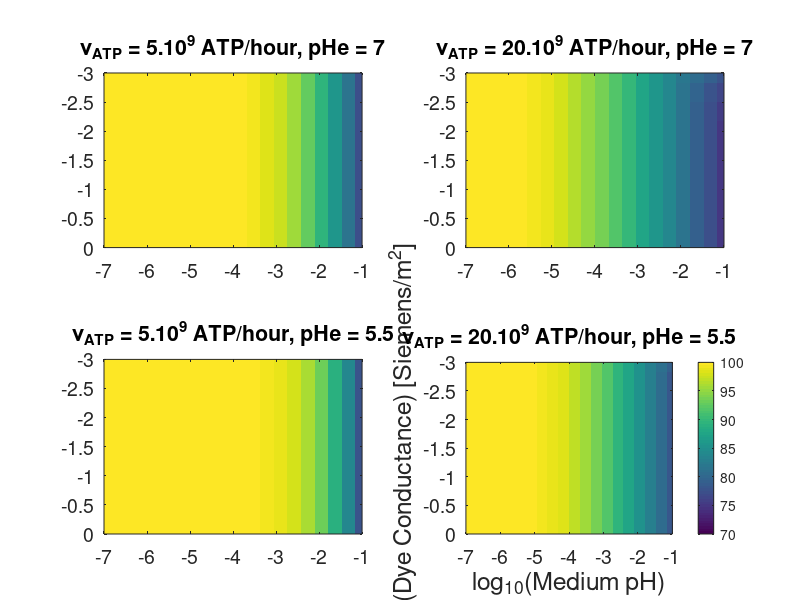

The MATLAB script that drew this image: (Note: this script raises an error after producing the figure.)
%% For a given data set generated for fixed nu_ATP and dye conductivity, plot
% Impact on Osmotic pressure (%), Impact on V_m (%) and Load time as function
% of dye conductivity and extracellular concentration

clear all

figure(1)

% subplot 1
h1 = subplot(2 , 2 , 1);
load('data/27022017_DyeData_pHe=7_nuATP=5000000000.mat')

imagesc(log10(v.Dye_e) , log10(v.g_Dye) , v.V_m' / v.V_m(1 , 1) * 100);

xlim(log10([v.Dye_e(1) , v.Dye_e(end)]))
ylim(log10([v.g_Dye(1) , v.g_Dye(end)]))
caxis([0.7 1] * 100)


title_s1 = title('\nu_{ATP} = 5.10^9 ATP/hour, pHe = 7' , 'fontsize' , 13);

set(gca , 'fontsize' , 14)

grid off

% subplot 2
h2 = subplot(2 , 2 , 2);
load('data/27022017_DyeData_pHe=7_nuATP=20000000000.mat')

imagesc(log10(v.Dye_e) , log10(v.g_Dye) , v.V_m' / v.V_m(1 , 1) * 100);

xlim(log10([v.Dye_e(1) , v.Dye_e(end)]))
ylim(log10([v.g_Dye(1) , v.g_Dye(end)]))
caxis([0.7 1] * 100)

title_s2 = title('\nu_{ATP} = 20.10^9 ATP/hour, pHe = 7' , 'fontsize' , 13);

set(gca , 'fontsize' , 14)

grid off

% subplot 3
h3 = subplot(2 , 2 , 3);
load('data/27022017_DyeData_pHe=5.500000e+00_nuATP=5000000000.mat')

imagesc(log10(v.Dye_e) , log10(v.g_Dye) , v.V_m' / v.V_m(1 , 1) * 100);

xlim(log10([v.Dye_e(1) , v.Dye_e(end)]))
ylim(log10([v.g_Dye(1) , v.g_Dye(end)]))
caxis([0.7 1] * 100)

title_s3 = title('\nu_{ATP} = 5.10^9 ATP/hour, pHe = 5.5' , 'fontsize' , 13);

set(gca , 'fontsize' , 14)

grid off

% subplot 4
h4 = subplot(2 , 2 , 4);
load('data/27022017_DyeData_pHe=5.500000e+00_nuATP=20000000000.mat');

imagesc(log10(v.Dye_e) , log10(v.g_Dye) , v.V_m' / v.V_m(1 , 1) * 100);

xlim(log10([v.Dye_e(1) , v.Dye_e(end)]))
ylim(log10([v.g_Dye(1) , v.g_Dye(end)]))
caxis([0.7 1] * 100)

title_s4 = title('\nu_{ATP} = 20.10^9 ATP/hour, pHe = 5.5' , 'fontsize' , 13);

set(gca , 'fontsize' , 14)

grid off

cbar = colorbar;

y_label = ylabel('log_{10}(Dye Conductance) [Siemens/m^2]' , 'fontsize' , 18);
x_label = xlabel('log_{10}(Medium pH)' , 'fontsize' , 18);

posx=get(x_label,'Pos');
set(x_label,'Pos',[-8 0.6 posx(3)])

posy=get(y_label,'Pos');
set(y_label,'Pos',[-15.5 -4 1])

set(cbar    , 'Position' , [0.85 , 0.1 , 0.04 , 0.8])

% Rescale size of subplot
RescalingSize = 0.9;

% Step 2: get current position
p1 = get(h1 , 'position');
p2 = get(h2 , 'position');
p3 = get(h3 , 'position');
p4 = get(h4 , 'position');

% Step 2: update position/size
p1(3) = p1(3) * RescalingSize;
p1(4) = p1(4) * RescalingSize;

p2(3) = p2(3) * RescalingSize;
p2(4) = p2(4) * RescalingSize;

p3(3) = p3(3) * RescalingSize;
p3(4) = p3(4) * RescalingSize;

p4(3) = p4(3) * RescalingSize;
p4(4) = p4(4) * RescalingSize;

% Step3: Impose rescaling
set(h1 , 'position' , p1) 
set(h2 , 'position' , p2) 
set(h3 , 'position' , p3) 
set(h4 , 'position' , p4) 

% Move slightly left subplot 2 & 4
MoveLeft = 0.9;

p2(1) = p2(1) * MoveLeft;
p4(1) = p4(1) * MoveLeft;

set(h2 , 'position' , p2)
set(h4 , 'position' , p4)

% Label colorbar
c_label = ylabel(cbar, 'Membrane Potential [%]' , 'rot' , -90 , 'position' , [10 0.865 * 100 1]);

set(c_label , 'fontsize' , 18)
%set(c_label , 'position' , [0.9 , 0.5 10])
set(gca , 'fontsize' , 14)

print(gcf , 'Figures/Dye_Delta_Vm.eps' , '-dpsc2')

%% Figure 2: Variation in osmotic pressure
figure(2)
% subplot 1
h1 = subplot(2 , 2 , 1);
load('data/27022017_DyeData_pHe=7_nuATP=5000000000.mat')

imagesc(log10(v.Dye_e) , log10(v.g_Dye) , log10(v.OsmoticP' / v.OsmoticP(1 , 1) * 100));

xlim(log10([v.Dye_e(1) , v.Dye_e(end)]))
ylim(log10([v.g_Dye(1) , v.g_Dye(end)]))
caxis([2 4])


title_s1 = title('\nu_{ATP} = 5.10^9 ATP/hour, pHe = 7' , 'fontsize' , 13);

set(gca , 'fontsize' , 14)

grid off

% subplot 2
h2 = subplot(2 , 2 , 2);
load('data/27022017_DyeData_pHe=7_nuATP=20000000000.mat')

imagesc(log10(v.Dye_e) , log10(v.g_Dye) , log10(v.OsmoticP' / v.OsmoticP(1 , 1) * 100));

xlim(log10([v.Dye_e(1) , v.Dye_e(end)]))
ylim(log10([v.g_Dye(1) , v.g_Dye(end)]))
caxis([2 4])

title_s2 = title('\nu_{ATP} = 20.10^9 ATP/hour, pHe = 7' , 'fontsize' , 13);

set(gca , 'fontsize' , 14)

grid off

% subplot 3
h3 = subplot(2 , 2 , 3);
load('data/27022017_DyeData_pHe=5.500000e+00_nuATP=5000000000.mat')

imagesc(log10(v.Dye_e) , log10(v.g_Dye) , log10(v.OsmoticP' / v.OsmoticP(1 , 1) * 100));

xlim(log10([v.Dye_e(1) , v.Dye_e(end)]))
ylim(log10([v.g_Dye(1) , v.g_Dye(end)]))
caxis([2 4])

title_s3 = title('\nu_{ATP} = 5.10^9 ATP/hour, pHe = 5.5' , 'fontsize' , 13);

set(gca , 'fontsize' , 14)

grid off

% subplot 4
h4 = subplot(2 , 2 , 4);
load('data/27022017_DyeData_pHe=5.500000e+00_nuATP=20000000000.mat');

imagesc(log10(v.Dye_e) , log10(v.g_Dye) , log10(v.OsmoticP' / v.OsmoticP(1 , 1) * 100));

xlim(log10([v.Dye_e(1) , v.Dye_e(end)]))
ylim(log10([v.g_Dye(1) , v.g_Dye(end)]))
caxis([2 4])

title_s4 = title('\nu_{ATP} = 20.10^9 ATP/hour, pHe = 5.5' , 'fontsize' , 13);

set(gca , 'fontsize' , 14)

grid off

cbar = colorbar;

y_label = ylabel('log_{10}(Dye Conductance) [Siemens/m^2]' , 'fontsize' , 18);
x_label = xlabel('log_{10}(Medium pH)' , 'fontsize' , 18);

posx=get(x_label,'Pos');
set(x_label,'Pos',[-8 0.6 posx(3)])

posy=get(y_label,'Pos');
set(y_label,'Pos',[-15.5 -4 1])

set(cbar    , 'Position' , [0.85 , 0.1 , 0.04 , 0.8])

% Rescale size of subplot
RescalingSize = 0.9;

% Step 2: get current position
p1 = get(h1 , 'position');
p2 = get(h2 , 'position');
p3 = get(h3 , 'position');
p4 = get(h4 , 'position');

% Step 2: update position/size
p1(3) = p1(3) * RescalingSize;
p1(4) = p1(4) * RescalingSize;

p2(3) = p2(3) * RescalingSize;
p2(4) = p2(4) * RescalingSize;

p3(3) = p3(3) * RescalingSize;
p3(4) = p3(4) * RescalingSize;

p4(3) = p4(3) * RescalingSize;
p4(4) = p4(4) * RescalingSize;

% Step3: Impose rescaling
set(h1 , 'position' , p1) 
set(h2 , 'position' , p2) 
set(h3 , 'position' , p3) 
set(h4 , 'position' , p4) 

% Move slightly left subplot 2 & 4
MoveLeft = 0.9;

p2(1) = p2(1) * MoveLeft;
p4(1) = p4(1) * MoveLeft;

set(h2 , 'position' , p2)
set(h4 , 'position' , p4)

% Label colorbar
c_label = ylabel(cbar, 'log_{10}(Osmotic Pressure) [%]' , 'rot' , -90 , 'position' , [10 2.865 1]);

set(c_label , 'fontsize' , 18)
%set(c_label , 'position' , [0.9 , 0.5 10])
set(gca , 'fontsize' , 14)

print(gcf , 'Figures/Dye_Delta_OsmoticPressure.eps' , '-dpsc2')

%% Figure 3: Loading Time
figure(3)
% subplot 1
h1 = subplot(2 , 2 , 1);
load('data/27022017_DyeData_pHe=7_nuATP=5000000000.mat')

imagesc(log10(v.Dye_e) , log10(v.g_Dye) , log10(v.LoadingTime'));

xlim(log10([v.Dye_e(1) , v.Dye_e(end)]))
ylim(log10([v.g_Dye(1) , v.g_Dye(end)]))
caxis([0 7])


title_s1 = title('\nu_{ATP} = 5.10^9 ATP/hour, pHe = 7' , 'fontsize' , 13);

set(gca , 'fontsize' , 14)

grid off

% subplot 2
h2 = subplot(2 , 2 , 2);
load('data/27022017_DyeData_pHe=7_nuATP=20000000000.mat')

imagesc(log10(v.Dye_e) , log10(v.g_Dye) , log10(v.LoadingTime'));

xlim(log10([v.Dye_e(1) , v.Dye_e(end)]))
ylim(log10([v.g_Dye(1) , v.g_Dye(end)]))
caxis([0 7])

title_s2 = title('\nu_{ATP} = 20.10^9 ATP/hour, pHe = 7' , 'fontsize' , 13);

set(gca , 'fontsize' , 14)

grid off

% subplot 3
h3 = subplot(2 , 2 , 3);
load('data/27022017_DyeData_pHe=5.500000e+00_nuATP=5000000000.mat')

imagesc(log10(v.Dye_e) , log10(v.g_Dye) , log10(v.LoadingTime'));

xlim(log10([v.Dye_e(1) , v.Dye_e(end)]))
ylim(log10([v.g_Dye(1) , v.g_Dye(end)]))
caxis([0 7])

title_s3 = title('\nu_{ATP} = 5.10^9 ATP/hour, pHe = 5.5' , 'fontsize' , 13);

set(gca , 'fontsize' , 14)

grid off

% subplot 4
h4 = subplot(2 , 2 , 4);
load('data/27022017_DyeData_pHe=5.500000e+00_nuATP=20000000000.mat');

imagesc(log10(v.Dye_e) , log10(v.g_Dye) , log10(v.LoadingTime'));

xlim(log10([v.Dye_e(1) , v.Dye_e(end)]))
ylim(log10([v.g_Dye(1) , v.g_Dye(end)]))
caxis([0 7])

title_s4 = title('\nu_{ATP} = 20.10^9 ATP/hour, pHe = 5.5' , 'fontsize' , 13);

set(gca , 'fontsize' , 14)

grid off

cbar = colorbar;

y_label = ylabel('log_{10}(Dye Conductance) [Siemens/m^2]' , 'fontsize' , 18);
x_label = xlabel('log_{10}(Medium pH)' , 'fontsize' , 18);

posx=get(x_label,'Pos');
set(x_label,'Pos',[-8 0.6 posx(3)])

posy=get(y_label,'Pos');
set(y_label,'Pos',[-15.5 -4 1])

set(cbar    , 'Position' , [0.85 , 0.1 , 0.04 , 0.8])

% Rescale size of subplot
RescalingSize = 0.9;

% Step 2: get current position
p1 = get(h1 , 'position');
p2 = get(h2 , 'position');
p3 = get(h3 , 'position');
p4 = get(h4 , 'position');

% Step 2: update position/size
p1(3) = p1(3) * RescalingSize;
p1(4) = p1(4) * RescalingSize;

p2(3) = p2(3) * RescalingSize;
p2(4) = p2(4) * RescalingSize;

p3(3) = p3(3) * RescalingSize;
p3(4) = p3(4) * RescalingSize;

p4(3) = p4(3) * RescalingSize;
p4(4) = p4(4) * RescalingSize;

% Step3: Impose rescaling
set(h1 , 'position' , p1) 
set(h2 , 'position' , p2) 
set(h3 , 'position' , p3) 
set(h4 , 'position' , p4) 

% Move slightly left subplot 2 & 4
MoveLeft = 0.9;

p2(1) = p2(1) * MoveLeft;
p4(1) = p4(1) * MoveLeft;

set(h2 , 'position' , p2)
set(h4 , 'position' , p4)

% Label colorbar
c_label = ylabel(cbar, 'log_{10}(Loading Time) [seconds]' , 'rot' , -90 , 'position' , [8 3 1]);

set(c_label , 'fontsize' , 18)
%set(c_label , 'position' , [0.9 , 0.5 10])
set(gca , 'fontsize' , 14)

print(gcf , 'Figures/Dye_Delta_LoadingTime.eps' , '-dpsc2')
